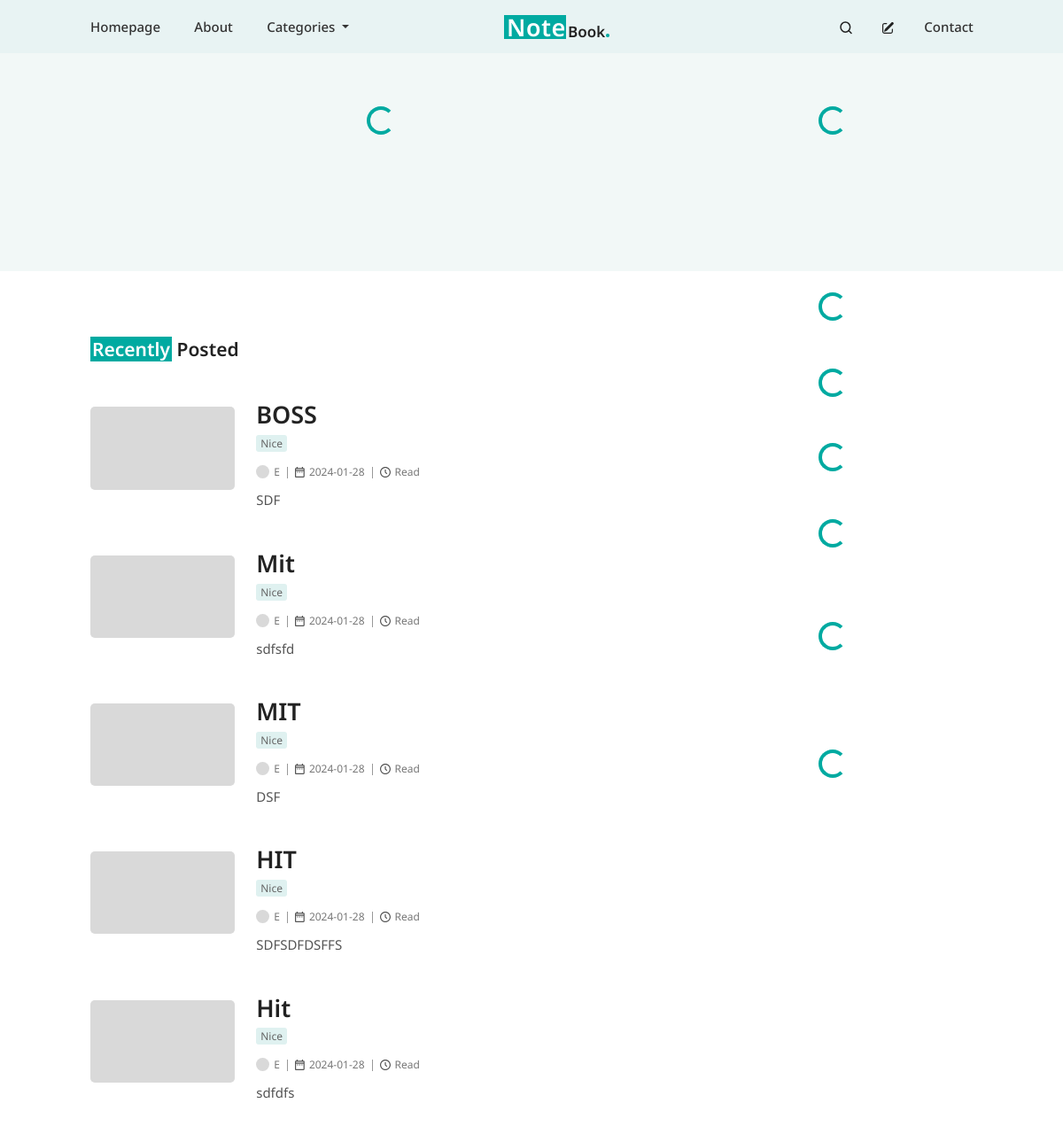
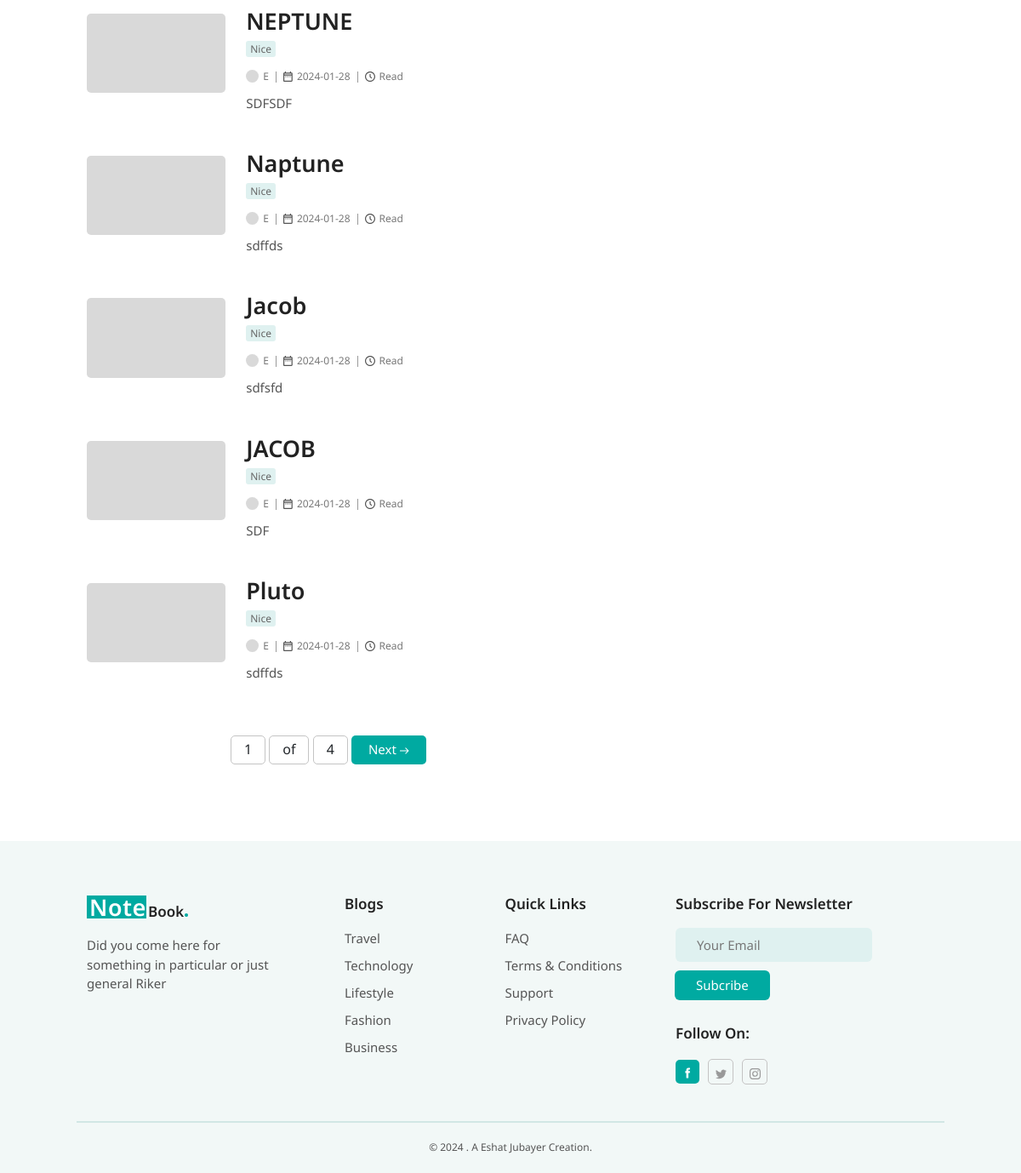
The app's page /, older data (2 pictures, top to bottom).
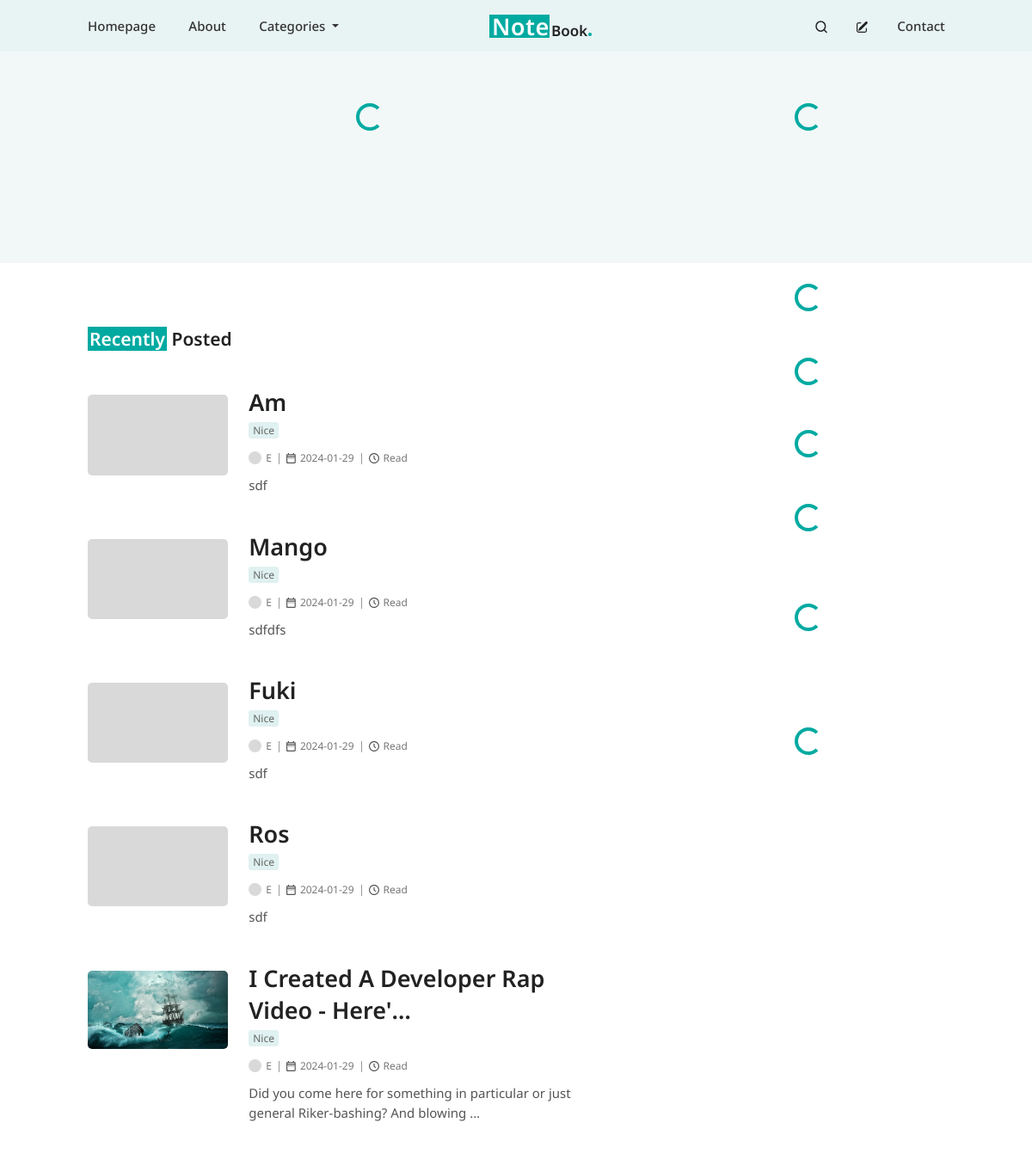
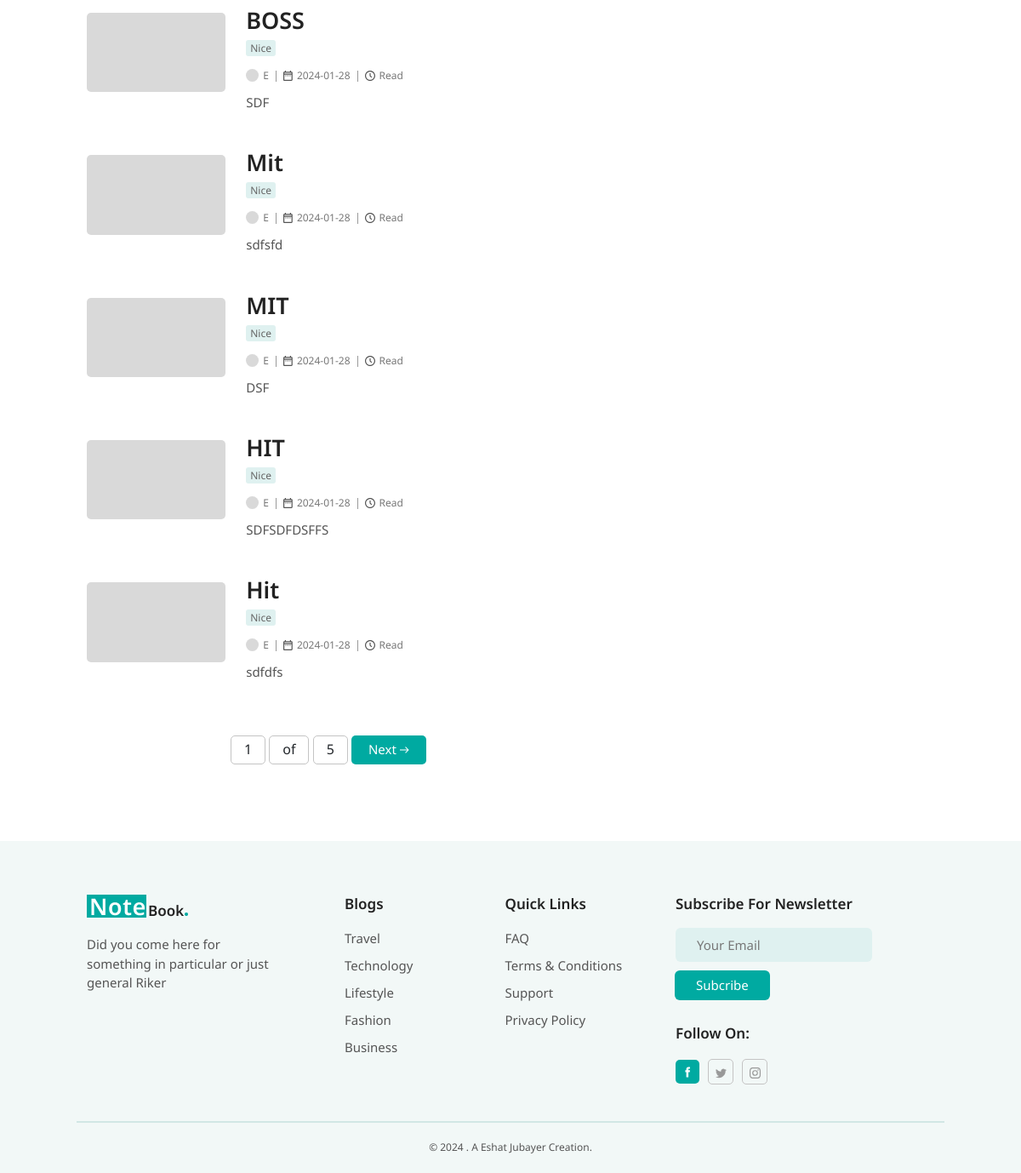
The same page, newer data (2 pictures, top to bottom).
### post/models.py (models this page shows, shortened)
class BlogPost(models.Model):
    author = models.ForeignKey(User, on_delete=models.CASCADE)
    title = models.CharField(max_length=200, null=False, blank=False)
    content = RichTextField(null=False, blank=False)
    category = models.ForeignKey(Category, on_delete=models.CASCADE,null=True)
    tags = models.ManyToManyField(Tag, blank=True)
    featured_image = models.ImageField(upload_to='featured_images/', default='featured_images/default_image.png', validators=[
                              FileExtensionValidator(['png', 'jpg', 'jpeg', 'gif'])], blank=True, null=True)
    created_at = models.DateTimeField(auto_now_add=True)
    updated_at = models.DateTimeField(auto_now=True)
    is_featured= models.BooleanField(default=False)
    banner_after_me=models.BooleanField(default=False)
    slug = models.SlugField(max_length=255, unique=True, blank=True, null=False)
    related_posts= models.ManyToManyField("self", blank=True)
    class Meta:
        ordering = ['-id']
    @property
    def readtime(self):
        result = of_html(self.content)
        return result.text

class Category(models.Model):
    name = models.CharField(max_length=100, unique=True)
    def __str__(self):
        return self.name
    class Meta:
        ordering = ['-id']

### profiles/models.py (models this page shows, shortened)
class Profile(models.Model):
    user = models.OneToOneField(User, on_delete=models.CASCADE)
    avatar = models.ImageField(default='avatars/avatar.png', upload_to='avatars',validators=[
                              FileExtensionValidator(['png', 'jpg', 'jpeg', 'gif'])])
    profession = models.CharField(max_length=50, null=True, blank=True)
    about_me = models.CharField(max_length=300, null=True, blank=True)
    facebook_url = models.URLField(validators=[URLValidator()], blank=True, null=True)
    twitter_url = models.URLField(validators=[URLValidator()], blank=True, null=True)
    instagram_url = models.URLField(validators=[URLValidator()], blank=True, null=True)
    class Meta:
        ordering= ["-id"]

### post/views.py (the view)
# urls.py: path('', include('post.urls')),
def post(request):
    queryset = BlogPost.objects.all()
    items_per_page = 10
    paginator = Paginator(queryset, items_per_page)
    page = request.GET.get('page')
    try:
        objects = paginator.page(page)
    except PageNotAnInteger:
        objects = paginator.page(1)
    except EmptyPage:
        objects = paginator.page(paginator.num_pages)
    return render (request, 'post.html', {'objects':  objects,} )

### post/templates/post.html (shortened to what this page needs)
{% extends 'base.html' %}
{% load static %}
{% block style %}
<link rel="stylesheet" type='text/css' href={% static 'post.css' %}>
{% endblock style %}
{% block content %}
<div id="first-section">
    <div class="container-fluid">
        <div class="row">
            <div class="col-lg-8">
                <div class="spinner-container text-center">
                    <div id="spinner-for-featured" style="color:#00AAA1" class="spinner-border" role="status">
                    </div>
                </div>
            </div>
            <div class="col-lg-4">
                <div class="spinner-container text-center">
                    <div id="spinner-for-most-popular" style="color:#00AAA1" class="spinner-border" role="status">
                    </div>
                </div>
                <div id="slide-container-popular">
                    <div class="swiper">
                    </div>
                </div>
            </div>
        </div>
    </div>
</div>
<div class="sec-section mt-4">
    <div class="container-fluid">
        <div class="row">
            <div style="padding-right:100px" class="col-lg-8 recent-post-first-col">
                <h2 class="recent-post-headline">
                    {% if objects %}
                    <h2 class="recent-post-headline">
                        <span class="recent-post-span">Recently</span> Posted
                    </h2>
                    {% endif %}
                </h2>
                <div class="recent-post-container">
                    {% for obj in objects %}
                    <div style="margin-bottom:35px" class="d-flex recent-post-row">
                        <div style="width:30%" class="me-4">
                            <img style="width: 100%; border-radius: 5px; object-fit: cover;"
                                src="{{obj.featured_image.url}}" alt="image">
                        </div>
                        <div style="width:70%" class="">
                            <h2 class="recent-post-title">{{ obj.title|truncatechars:40 | safe }}</h2>
                            <p style="margin-top:-17px; margin-bottom:20px" class="recent-post-category post-category">
                                <span class="post-category-span">{{obj.category}}</span>
                            </p>
                            <div class='recent-post-details d-flex'>
                                <div class='d-flex pe-2'>
                                    <img class='recent-post-author-image' alt="author-image"
                                        src="{{obj.author.profile.avatar.url}}" />
                                    <span class="post-details-text">
                                        {{ obj.author.username}}
                                </div>
                                <div class='recent-post-date-container d-flex px-2'>
                                    <span class="post-details-text">
                                        {{obj.created_at |date:"Y-m-d"}}
                                    </span>
                                </div>
                                <div class="d-flex px-2 recent-post-time-container">
                                    <span class="post-details-text"> {{obj.readtime}} Read </span>
                                </div>
                            </div>
                            <div class="recent-post-content">
                                {{ obj.content|truncatechars_html:90 | safe }}
                            </div>
                        </div>
                    </div>
                    {% endfor %}
                </div>
                <div class="pagination mb-5 mt-3 d-flex justify-content-center">
                    <span class="step-links">
                        <span class="current">
                            <span class="recent-middle-num">{{ objects.number }}</span>
                            <span class="recent-middle-num"> of</span>
                            <span class="recent-middle-num">{{ objects.paginator.num_pages }}</span>
                        </span>
                        {% if objects.has_next %}
                        <a class="recent-post-next-btn" href="?page={{ objects.next_page_number }}">
                            <span class="next-span">Next</span>
                        </a>
                        {% endif %}
                    </span>
                </div>
            </div>
            <div class="col-lg-4 recent-post-sec-col">
                {% include 'sidebar.html' %}
            </div>
        </div>
    </div>
</div>
{% endblock content %}

### templates/base.html (shortened to what this page needs)
{% load static %}
<!doctype html>
<html lang="en">
<head>
    <link href="https://cdn.jsdelivr.net/npm/bootstrap@5.3.2/dist/css/bootstrap.min.css" rel="stylesheet"
>
    <link rel="stylesheet" href="https://cdn.jsdelivr.net/npm/swiper@11/swiper-bundle.min.css" />
    <link rel="stylesheet" type='text/css' href={% static 'base.css' %}>
    {% block style %}
    {% endblock style %}
</head>
<body>
    {% include 'navbar.html' %}
    <div>
        {% block content %}
        {% endblock content %}
    </div>
    {% include 'footer.html' %}
</body>
</html>

### templates/navbar.html (shortened to what this page needs)
{% load static %}
<head>
    <link rel="stylesheet" type='text/css' href={% static 'navbar.css' %}>
</head>
<div class="custom-navbar">
    <div class="container-fluid">
        <div class="first-div">
            <ul class="custom-left-items">
                <li><a class="desktop-menu" href="">Homepage</a></li>
                <li><a class="desktop-menu" href="">About</a></li>
                <li>
                    <div class="dropdown">
                        <a class="dropdown-toggle  desktop-menu" href="#" role="button" data-bs-toggle="dropdown"
                            aria-expanded="false">
                            Categories
                        </a>
                    </div>
                </li>
            </ul>
        </div>
        <div class="mid-div">
            <div> <img class="logo" style="margin-top:-3px;" src="{% static 'logo.png' %}" alt="logo">
            </div>
        </div>
        <div class="last-div">
            <ul class="custom-right-items">
                <li>
                    <a data-bs-toggle="modal" data-bs-target="#searchModel" class="prev-icon" href=""></a>
                </li>
                <li>
                    <a class="prev-icon" href=""></a>
                </li>
                <li><a class="desktop-menu" href="">Contact</a></li>
            </ul>
        </div>
    </div>
</div>

### templates/sidebar.html (shortened to what this page needs)
{% load static %}
<head>
    <link rel="stylesheet" type='text/css' href={% static 'sidebar.css' %}>
</head>
<div class="sidebar">
    <div class="spinner-container text-center">
        <div id="spinner-for-top-authors" style="color:#00AAA1" class="spinner-border" role="status">
        </div>
    </div>
    <div class="spinner-container text-center">
        <div id="spinner-for-ad" style="color:#00AAA1" class="spinner-border" role="status">
        </div>
    </div>
    <div class="spinner-container mt-5 text-center">
        <div id="spinner-for-category" style="color:#00AAA1" class="spinner-border" role="status">
        </div>
    </div>
    <div class="spinner-container mt-5 text-center">
        <div id="spinner-for-todays-update" style="color:#00AAA1" class="spinner-border" role="status">
        </div>
    </div>
    <div class="spinner-container mt-5 text-center">
        <div id="spinner-for-insta-posts" style="color:#00AAA1" class="spinner-border" role="status">
        </div>
    </div>
    <div class="spinner-container mt-5 text-center">
        <div id="spinner-for-tags-sidebar" style="color:#00AAA1" class="spinner-border" role="status">
        </div>
    </div>
</div>

### templates/footer.html (shortened to what this page needs)
{% load static %}
<head>
    <link rel="stylesheet" type='text/css' href={% static 'footer.css' %}>
</head>
<footer id="footer_id" class="footer mt-5">
    <div class="container-fluid">
        <div class="row footer-row-1">
            <div class="col-lg-3 first-col mb-3">
                <div class="logo-container-footer">
                    <a href=""><img class="" style="margin-top:-3px;" src="/static/logo.png" alt="logo"></a>
                </div>
                <p class="footer-text">Did you come here for something in particular or just general Riker</p>
            </div>
            <div class="col-lg ms-5 sec-col mb-3">
                <h3 class="footer-title">blogs</h3>
                <p><a href="" class="footer-link">Travel</a></p>
                <p><a href="" class="footer-link">Technology</a></p>
                <p><a href="" class="footer-link">Lifestyle</a></p>
                <p><a href="" class="footer-link">fashion</a></p>
                <p><a href="" class="footer-link">Business</a></p>
            </div>
            <div class="col-lg third-col mb-3">
                <h3 class="footer-title">quick links</h3>
                <p><a href="" class="footer-link">FAQ</a></p>
                <p><a href="" class="footer-link">Terms & conditions</a></p>
                <p><a href="" class="footer-link">support</a></p>
                <p><a href="" class="footer-link">privacy policy</a></p>
            </div>
            <div class="col-lg-4 ps-4 last-col mb-3">
                <h3 class="footer-title">Subscribe for newsletter</h3>
                <div class="input-group">
                    <input class="footer-input-email" type="email" placeholder="Your Email">
                    <button class="footer-subscribe-btn">Subcribe</button>
                </div>
                <h2 class="follow-on-footer-title">follow on:</h2>
                <div class="social-container">
                    <a style="background-color:#00AAA1; border:none; padding-left:6px;padding-right:2px" href=""
                        class="facebook-url">
                    </a>
                    <a href="null" class="twitter-url">
                    </a>
                    <a style="padding-right:7px;padding-bottom:3px" href="null" class="insta-url">
                    </a>
                </div>
            </div>
        </div>
        <div class="row footer-row-2">
            <p class="copyright-footer">&copy; <span id="currentYearFooter"></span> .
                A Eshat Jubayer Creation.
            </p>
        </div>
    </div>
</footer>

### static/base.css (style rules this page uses)
body { font-family: 'Noto Sans', sans-serif; margin: 0; padding: 0; box-sizing: border-box; }

### post/static/post.css (style rules this page uses)
#first-section { background: #F2F8F7; padding-top: 60px; padding-bottom: 80px }
#first-section .container-fluid { width: 85% !important; }
.post-category { color: #666; font-family: "Noto Sans"; font-size: 12px; font-style: normal; font-weight: 400; line-height: 100%; text-transform: capitalize; border-radius: 3px; margin-bottom: 7px; padding-top: 10px }
.post-category-span { background: #DFF1F0; border-radius: 3px; padding: 1px 5px }
.swiper { margin-top: 40px }
#slide-container-popular { padding-left: 10px }
.sec-section .container-fluid { width: 85% !important; }
.recent-post-container { display: flex; flex-direction: column; }
.recent-post-title { color: #222; font-family: "Noto Sans"; font-size: 27px; font-style: normal; font-weight: 600; line-height: 140%; text-transform: capitalize; margin-bottom: 15px; margin-top: -10px }
.recent-post-author-image { width: 15px; height: 15px; border-radius: 50%; object-fit: cover; margin-top: -2px; }
.recent-post-details .post-details-text { color: #777; font-family: "Noto Sans"; font-size: 12px; font-style: normal; font-weight: 400; line-height: 100%; text-transform: capitalize; margin-left: 5px; }
.recent-post-date-container { border-left: 1px solid #999; }
.recent-post-time-container { border-left: 1px solid #999; }
.recent-post-content { color: #555; font-family: "Noto Sans"; font-size: 15px; font-style: normal; font-weight: 400; line-height: 150%; margin-top: 13px }
.recent-post-next-btn { border-radius: 5px; padding: 5px 20px 7px 20px; background: #00AAA1; text-decoration: none; }
.recent-post-next-btn .next-span { color: #fff; font-family: "Noto Sans"; font-size: 15px; font-style: normal; font-weight: 400; line-height: 100%; }
.recent-middle-num { padding: 4px 15px 6px 15px; border: 1px solid #C4C4C4; border-radius: 5px; }
.recent-post-headline { color: #222; font-family: "Noto Sans"; font-size: 21px; font-style: normal; font-weight: 600; line-height: 140%; text-transform: capitalize; margin: 50px 0px }
.recent-post-span { color: #FFF; background-color: #00AAA1; padding: 0px 2px; }

### static/navbar.css (style rules this page uses)
.custom-navbar { background: #E8F3F3; height: 60px; line-height: 60px; }
.custom-navbar .container-fluid { display: flex; justify-content: space-between; width: 88%; }
.custom-navbar .custom-left-items { margin: 0; padding: 0; }
.custom-navbar .custom-right-items { margin: 0px 25px 0px 0px; padding: 0; }
.custom-navbar .custom-left-items li { display: inline-block; }
.custom-navbar .custom-right-items li { display: inline-block; }
.custom-navbar li a { color: #333; font-family: "Noto Sans"; font-size: 15px; font-style: normal; font-weight: 500; line-height: 100%; text-transform: capitalize; text-decoration: none; margin-left: 30px }
.logo { margin-left: -55px }
@media screen and (max-width: 1600px) { .custom-navbar .container-fluid { width: 89%; } }
@media screen and (max-width: 1366px) { .custom-navbar .container-fluid { width: 90%; } }

### static/sidebar.css (style rules this page uses)
.social-container a { text-decoration: none; border: 1px solid #C4C4C4; padding: 3px 3px 3px 8px; margin-right: 10px; border-radius: 5px; }
.social-container a svg { width: 13px; height: 13px; }

Row changes from the older to the newer data that the page shows:
no longer on this page (row edited): BlogPost: featured_image (placeholder picture), title "NEPTUNE", category "Nice", author.profile.avatar (placeholder picture), author.username "E", created_at "2024-01-28", content "SDFSDF"
no longer on this page (row unchanged): BlogPost: featured_image (placeholder picture), title "Naptune", category "Nice", author.profile.avatar (placeholder picture), author.username "E", created_at "2024-01-28", content "sdffds"
no longer on this page (row unchanged): BlogPost: featured_image (placeholder picture), title "Jacob", category "Nice", author.profile.avatar (placeholder picture), author.username "E", created_at "2024-01-28", content "sdfsfd"
no longer on this page (row unchanged): BlogPost: featured_image (placeholder picture), title "JACOB", category "Nice", author.profile.avatar (placeholder picture), author.username "E", created_at "2024-01-28", content "SDF"
no longer on this page (row unchanged): BlogPost: featured_image (placeholder picture), title "Pluto", category "Nice", author.profile.avatar (placeholder picture), author.username "E", created_at "2024-01-28", content "sdffds"
added BlogPost: featured_image (placeholder picture), title "Am", category "Nice", author.profile.avatar (placeholder picture), author.username "E", created_at "2024-01-29", content "sdf"
added BlogPost: featured_image (placeholder picture), title "Mango", category "Nice", author.profile.avatar (placeholder picture), author.username "E", created_at "2024-01-29", content "sdfdfs"
added BlogPost: featured_image (placeholder picture), title "Fuki", category "Nice", author.profile.avatar (placeholder picture), author.username "E", created_at "2024-01-29", content "sdf"
added BlogPost: featured_image (placeholder picture), title "Ros", category "Nice", author.profile.avatar (placeholder picture), author.username "E", created_at "2024-01-29", content "sdf"
added BlogPost: featured_image (picture), title "I Created A Developer Rap Video - Here'…", category "Nice", author.profile.avatar (placeholder picture), author.username "E", created_at "2024-01-29", content "Did you come here for something in particular or just general Riker-bashing? And blowing …"
Text that changed along with them:
{{ objects.paginator.num_pages }}: "4" → "5"
